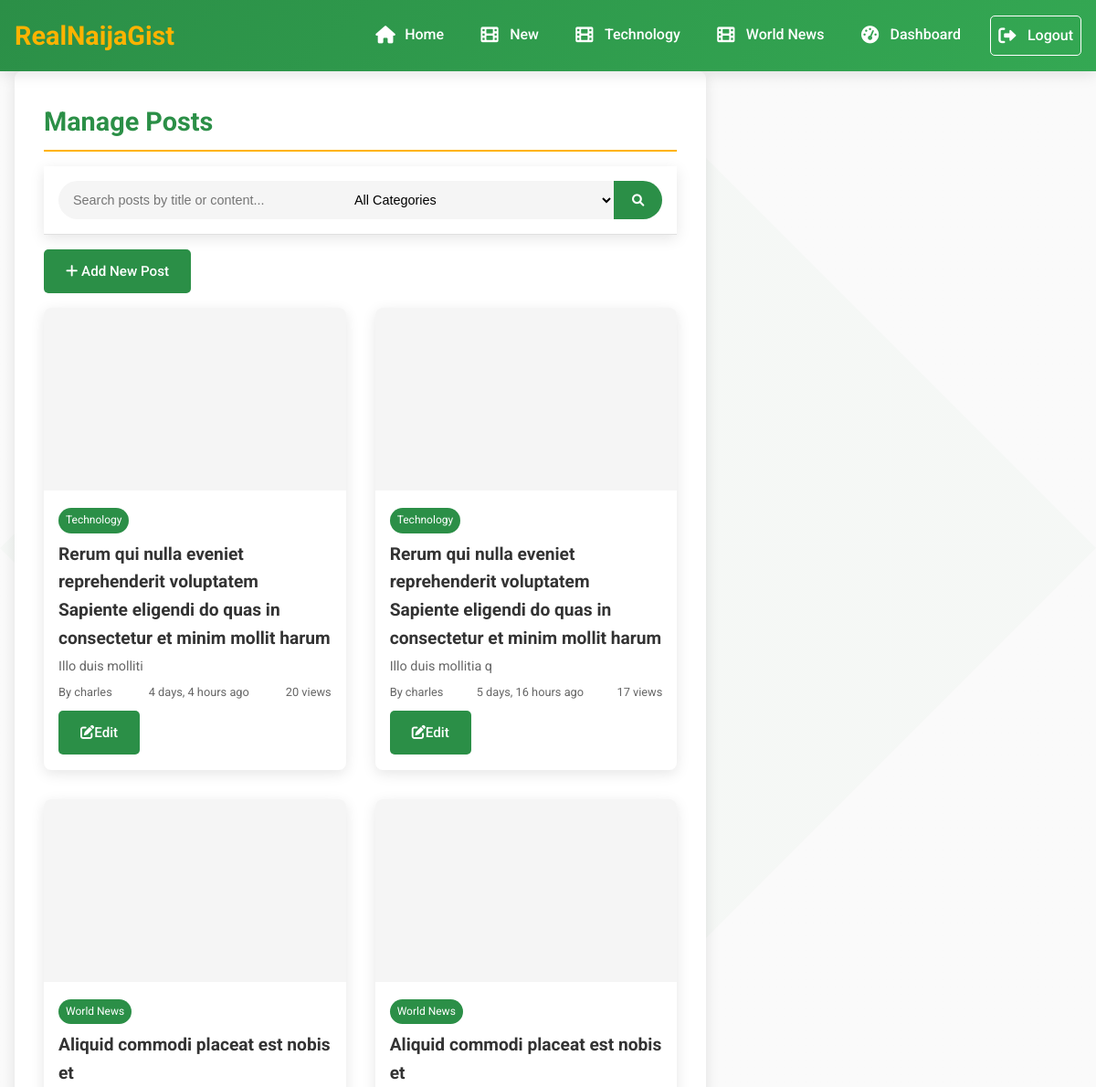
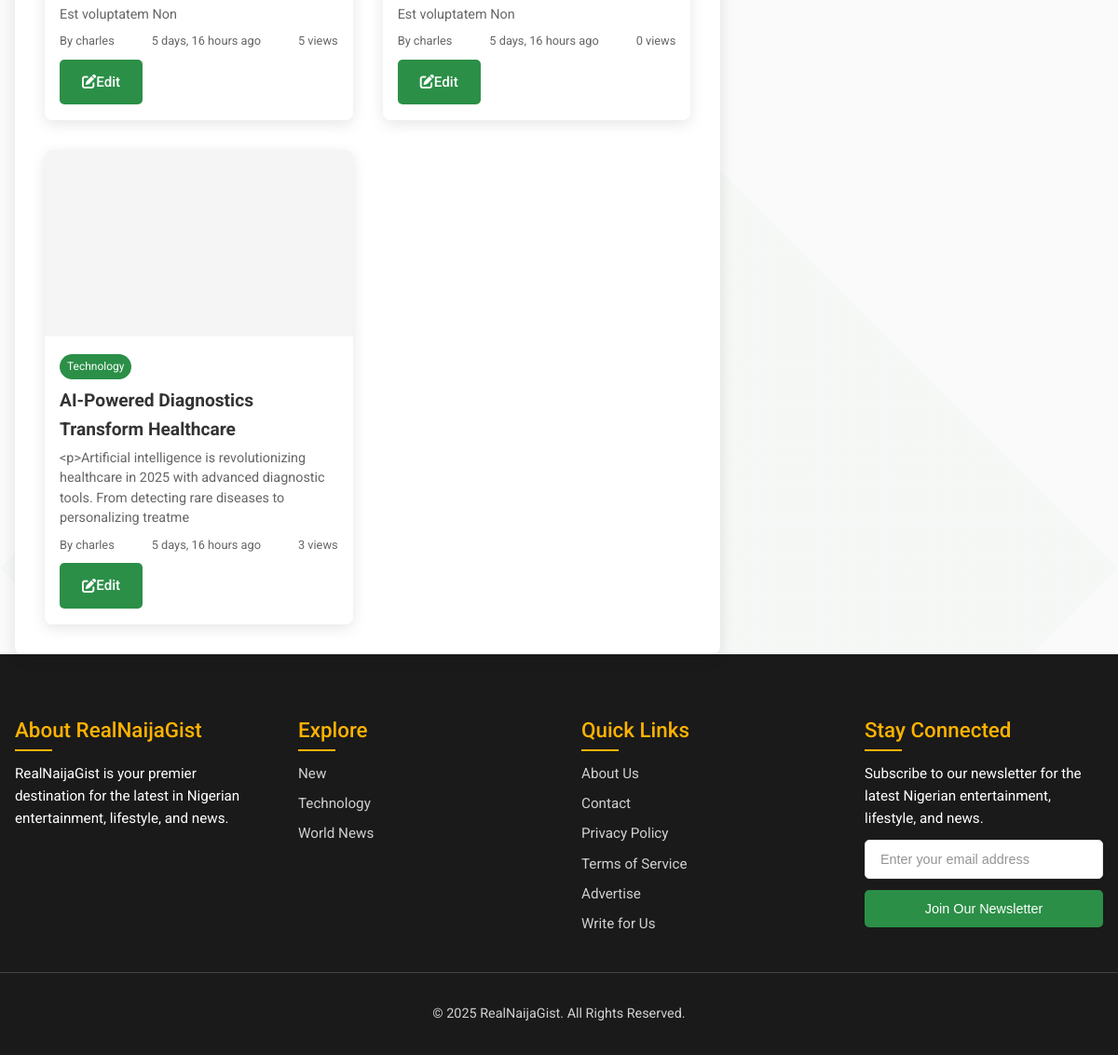
/superuser/posts/ (signed in), run on an earlier commit of the app's database (2 pictures, top to bottom).
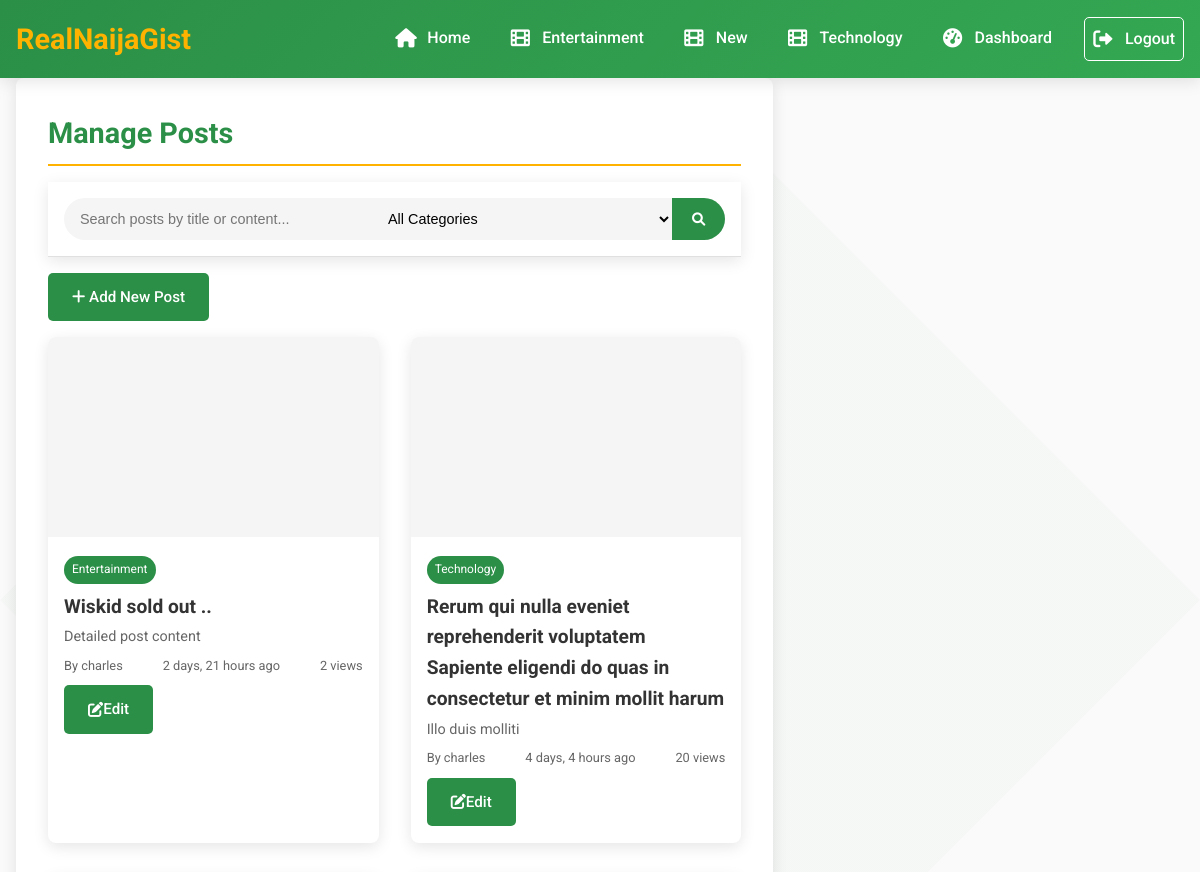
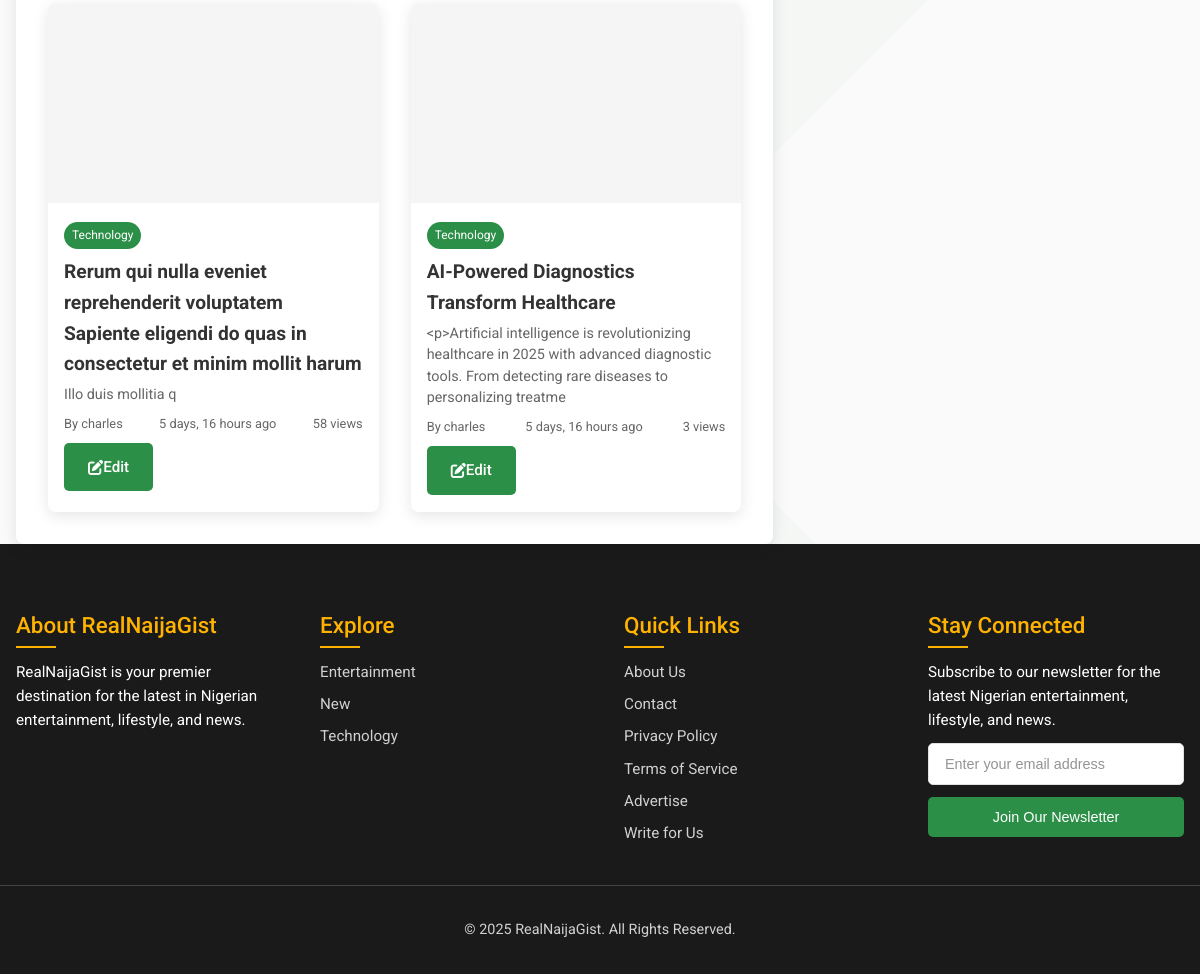
And on a later commit of the database (2 pictures, top to bottom).
### news/models.py (models this page shows, shortened)
class Category(models.Model):
    name = models.CharField(max_length=50, unique=True)
    slug = models.SlugField(max_length=100, unique=True, db_index=True)
    description = models.TextField(max_length=200, blank=True)
    created_at = models.DateTimeField(auto_now_add=True)
    class Meta:
        ordering = ['name']
        verbose_name_plural = 'categories'

class Post(models.Model):
    class PostStatus(models.TextChoices):
        DRAFT = 'draft', 'Draft'
        PUBLISHED = 'published', 'Published'
        ARCHIVED = 'archived', 'Archived'
    title = models.CharField(max_length=200)
    slug = models.SlugField(max_length=250, unique=True, db_index=True)
    content = CKEditor5Field(config_name='default')
    status = models.CharField(
        max_length=20,
        choices=PostStatus.choices,
        default=PostStatus.DRAFT,
        db_index=True
    )
    excerpt = models.TextField(max_length=500, blank=True)
    meta_description = models.CharField(max_length=160, blank=True)
    meta_keywords = models.CharField(max_length=255, blank=True)
    featured_image = CloudinaryField('image', blank=True, null=True)
    featured_image_webp = models.ImageField(upload_to='blog/images/webp/', blank=True, null=True, help_text="WebP version for faster loading")
    image_alt_text = models.CharField(max_length=100, blank=True)
    cdn_image_url = models.URLField(max_length=500, blank=True, help_text="Direct CDN URL (overrides uploaded image)")
    category = models.ForeignKey(Category, on_delete=models.CASCADE, related_name='posts')
    author = models.ForeignKey('auth.User', on_delete=models.CASCADE, related_name='posts')
    tags = TaggableManager(blank=True)
    created_at = models.DateTimeField(auto_now_add=True, db_index=True)
    updated_at = models.DateTimeField(auto_now=True)
    published_at = models.DateTimeField(blank=True, null=True)
    views = models.PositiveIntegerField(default=0)
    likes = models.PositiveIntegerField(default=0)
    shares = models.PositiveIntegerField(default=0)
    is_trending = models.BooleanField(default=False)  # Currently trending
    class Meta:
        ordering = ['-created_at']
        indexes = [
            models.Index(fields=['status', '-created_at']),
            models.Index(fields=['category', '-created_at']),
            models.Index(fields=['author', '-created_at']),
            models.Index(fields=['-views']),
        ]

### news/views.py (the view)
# urls.py: path('superuser/posts/', views.post_list, name='post_list'),
@login_required
@user_passes_test(is_staff)
def post_list(request):
    query = request.GET.get('q', '')
    category_id = request.GET.get('category', '')
    posts = Post.objects.select_related('category', 'author').all()
    if query:
        posts = posts.filter(Q(title__icontains=query) | Q(content__icontains=query))
    if category_id:
        posts = posts.filter(category_id=category_id)
    paginator = Paginator(posts, 10)
    page_number = request.GET.get('page')
    page_obj = paginator.get_page(page_number)
    categories = Category.objects.all()
    context = {
        'page_obj': page_obj,
        'categories': categories,
        'query': query,
        'selected_category': category_id,
        'current_year': datetime.now().year,
    }
    return render(request, 'post_list.html', context)

### news/context_processors.py (called while the page is built)
def global_context(request):
    return {
        'categories': Category.objects.all(),
        'current_year': settings.CURRENT_YEAR,
    }

### news/views.py (called while the page is built)
def is_staff(user):
    return user.is_staff or user.is_superuser

### templates/post_list.html (shortened to what this page needs)
{% extends 'base.html' %}
{% load static %}
{% block content %}
<div class="container">
    <main class="main-content">
        <h1 class="category-title">Manage Posts</h1>
        <div class="search-container">
            <form method="get" class="search-box">
                <input type="text" name="q" value="{{ query }}" class="search-input" placeholder="Search posts by title or content...">
                <select name="category" class="search-input">
                    <option value="">All Categories</option>
                </select>
                <button type="submit" class="search-btn"><i class="fas fa-search"></i></button>
            </form>
        </div>
        <a href="{% url 'news:post_create' %}" class="btn-primary" style="display: inline-block; margin: 1rem 0;"><i class="fas fa-plus"></i> Add New Post</a>
        <div class="posts-grid">
            {% for post in page_obj %}
                <article class="post-card">
                    {% if post.image_url %}
                        <img src="{{ post.image_url }}" alt="{{ post.title }}" class="post-image" loading="lazy">
                    {% else %}
                        <div class="post-image" style="background: var(--light-gray);"></div>
                    {% endif %}
                    <div class="post-content">
                        <span class="post-category">{{ post.category.name }}</span>
                        <h2 class="post-title">{{ post.title }}</h2>
                        <p class="post-excerpt">{{ post.excerpt|truncatewords:20 }}</p>
                        <div class="post-meta">
                            <span>By {{ post.author.username }}</span>
                            <span>{{ post.created_at|timesince }} ago</span>
                            <span>{{ post.views }} views</span>
                        </div>
                        <div style="margin-top: 0.5rem;">
                            <a href="{% url 'news:post_update' post.pk %}" class="btn-primary"><i class="fas fa-edit"></i> Edit</a>
                            <a href="{% url 'news:post_delete' post.pk %}" class="btn-secondary"><i class="fas fa-trash"></i> Delete</a>
                        </div>
                    </div>
                </article>
            {% empty %}
                <p>No posts found.</p>
            {% endfor %}
        </div>
    </main>
</div>
{% endblock %}

### templates/base.html (shortened to what this page needs)
{% load static %}
<!DOCTYPE html>
<html lang="en">
<head>
    <link href="https://cdnjs.cloudflare.com/ajax/libs/font-awesome/6.0.0/css/all.min.css" rel="stylesheet" media="print" onload="this.media='all'">
    <link rel="stylesheet" href="{% static 'css/styles.css' %}">
</head>
<body>
    {% block header %}
    <header class="header">
        <nav class="nav-container" aria-label="Main navigation">
            <a href="{% url 'news:home' %}" class="logo">RealNaijaGist</a>
            <ul class="nav-menu" id="navMenu">
                <li><a href="{% url 'news:home' %}" class="{% if request.path == '/' %}active{% endif %}" aria-current="{% if request.path == '/' %}page{% endif %}"><i class="fas fa-home" aria-hidden="true"></i> Home</a></li>
                {% for category in categories|slice:":3" %}
                    <li><a href="{% url 'news:category_detail' category.slug %}" class="" aria-current=""><i class="fas fa-film" aria-hidden="true"></i> {{ category.name }}</a></li>
                {% endfor %}
                {% if user.is_authenticated %}
                    {% if user.is_superuser or user.is_staff %}
                        <li><a href="{% url 'news:admin_dashboard' %}" class="" aria-current=""><i class="fas fa-tachometer-alt" aria-hidden="true"></i> Dashboard</a></li>
                    {% endif %}
                    <li><a href="{% url 'news:logout' %}" class="btn-secondary"><i class="fas fa-sign-out-alt" aria-hidden="true"></i> Logout</a></li>
                {% else %}
                    <li><a href="{% url 'news:login' %}" class="btn-secondary"><i class="fas fa-sign-in-alt" aria-hidden="true"></i> Login</a></li>
                    <li><a href="{% url 'news:register' %}" class="btn-primary"><i class="fas fa-user-plus" aria-hidden="true"></i> Register</a></li>
                {% endif %}
            </ul>
        </nav>
    </header>
    {% endblock %}
    <main id="main-content" tabindex="-1">
        {% block content %}{% endblock %}
    </main>
    {% block footer %}
    <footer class="footer" aria-label="Footer">
        <div class="footer-content">
            <div class="footer-section">
                <h3>About RealNaijaGist</h3>
                <p>RealNaijaGist is your premier destination for the latest in Nigerian entertainment, lifestyle, and news.</p>
            </div>
            <div class="footer-section">
                <h3>Explore</h3>
                <ul>
                    {% for category in categories %}
                        <li><a href="{% url 'news:category_detail' category.slug %}">{{ category.name }}</a></li>
                    {% endfor %}
                </ul>
            </div>
            <div class="footer-section">
                <h3>Quick Links</h3>
                <ul>
                    <li><a href="{% url 'news:about' %}">About Us</a></li>
                    <li><a href="{% url 'news:contact' %}">Contact</a></li>
                    <li><a href="{% url 'news:privacy' %}">Privacy Policy</a></li>
                    <li><a href="{% url 'news:terms' %}">Terms of Service</a></li>
                    <li><a href="{% url 'news:advertise' %}">Advertise</a></li>
                    <li><a href="{% url 'news:write' %}">Write for Us</a></li>
                </ul>
            </div>
            <div class="footer-section">
                <h3>Stay Connected</h3>
                <p style="margin-bottom: 10px;">Subscribe to our newsletter for the latest Nigerian entertainment, lifestyle, and news.</p>
                <div id="newsletterForm" class="newsletter-form" role="form" aria-labelledby="newsletterTitle">
                    <form class="newsletter-form" action="{% url 'news:newsletter' %}" method="post">
                        <input type="email" id="newsletterEmail" name="email" class="newsletter-input" placeholder="Enter your email address" required aria-required="true">
                        <button type="submit" class="newsletter-btn">Join Our Newsletter</button>
                    </form>
                </div>
            </div>
        </div>
        <div class="footer-bottom">
            <p>© <span id="currentYear">{{ current_year }}</span> RealNaijaGist. All Rights Reserved.</p>
        </div>
    </footer>
    {% endblock %}
</body>
</html>

What changed in the data, as far as the page shows it:
removed Category: name "World News"
removed Post: category.name "World News", title "Aliquid commodi placeat est nobis et", excerpt "Est voluptatem Non", author.username "charles", created_at "5 days, 16 hours", views "5"
removed Post: category.name "World News", title "Aliquid commodi placeat est nobis et", excerpt "Est voluptatem Non", author.username "charles", created_at "5 days, 16 hours", views "0"
added Category: name "Entertainment"
added Post: category.name "Entertainment", title "Wiskid sold out ..", excerpt "Detailed post content", author.username "charles", created_at "2 days, 21 hours", views "2"
changed Post "Illo duis mollitia q": views "17" → "58"
